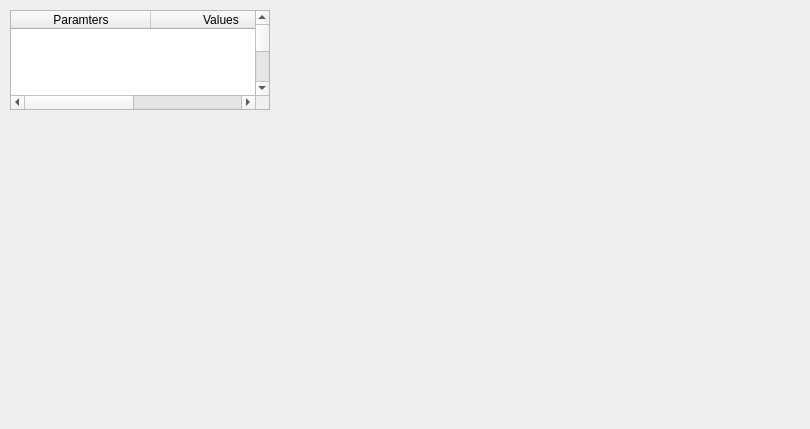
    <widget class="QWidget" name="tab">
     <attribute name="title">
      <string>Graph</string>
     </attribute>
     <widget class="QLabel" name="gen_bg">
      <property name="geometry">
       <rect>
        <x>0</x>
        <y>-45</y>
        <width>801</width>
        <height>420</height>
       </rect>
      </property>
      <property name="styleSheet">
       <string notr="true"/>
      </property>
      <property name="text">
       <string/>
      </property>
     </widget>
     <widget class="QTableWidget" name="measTableWidget">
      <property name="geometry">
       <rect>
        <x>10</x>
        <y>10</y>
        <width>260</width>
        <height>100</height>
       </rect>
      </property>
      <property name="minimumSize">
       <size>
        <width>260</width>
        <height>100</height>
       </size>
      </property>
      <property name="maximumSize">
       <size>
        <width>260</width>
        <height>100</height>
       </size>
      </property>
      <property name="selectionBehavior">
       <enum>QAbstractItemView::SelectRows</enum>
      </property>
      <property name="showGrid">
       <bool>false</bool>
      </property>
      <property name="rowCount">
       <number>29</number>
      </property>
      <property name="columnCount">
       <number>2</number>
      </property>
      <attribute name="horizontalHeaderDefaultSectionSize">
       <number>140</number>
      </attribute>
      <attribute name="verticalHeaderVisible">
       <bool>false</bool>
      </attribute>
      <row/>
      <row/>
      <row/>
      <row/>
      <row/>
      <row/>
      <row/>
      <row/>
      <row/>
      <row/>
      <row/>
      <row/>
      <row/>
      <row/>
      <row/>
      <row/>
      <row/>
      <row/>
      <row/>
      <row/>
      <row/>
      <row/>
      <row/>
      <row/>
      <row/>
      <row/>
      <row/>
      <row/>
      <row/>
      <column>
       <property name="text">
        <string>Paramters</string>
       </property>
      </column>
      <column>
       <property name="text">
        <string>Values</string>
       </property>
      </column>
     </widget>
     <widget class="QWidget" name="vBox" native="true">
      <property name="geometry">
       <rect>
        <x>10</x>
        <y>129</y>
        <width>260</width>
        <height>221</height>
       </rect>
      </property>
      <property name="minimumSize">
       <size>
        <width>260</width>
        <height>0</height>
       </size>
      </property>
      <property name="maximumSize">
       <size>
        <width>260</width>
        <height>16777215</height>
       </size>
      </property>
      <property name="layoutDirection">
       <enum>Qt::LeftToRight</enum>
      </property>
     </widget>
    </widget>
